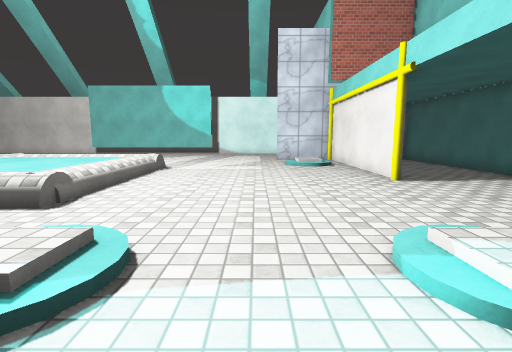
view 1 (above)

19 first-person views from a walk through a scene from a Unity 3-D project. The camera is 1.2 m above the floor, tilts 8° down and sees 85° across. The floor is counted in squares, 1 m on a side. Each view is taken from the middle of a square. On the plan, view 1 faces up. The plan holds only what a view shows up to about 13 squares ahead; the rest is blank. The place goes on beyond the plan. The player is left out. Surface patterns are stand-ins for the level's own textures.

view 2
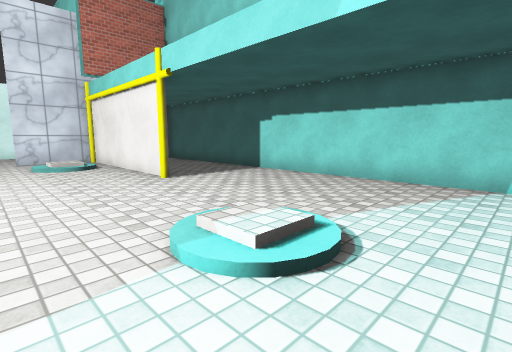

view 3
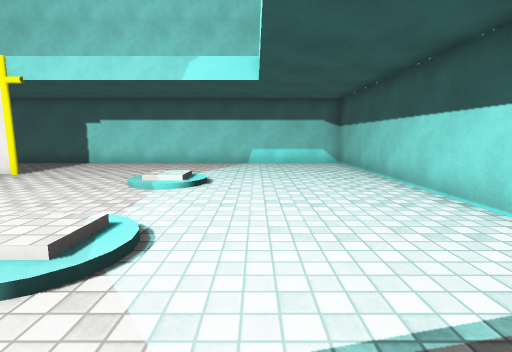

view 4
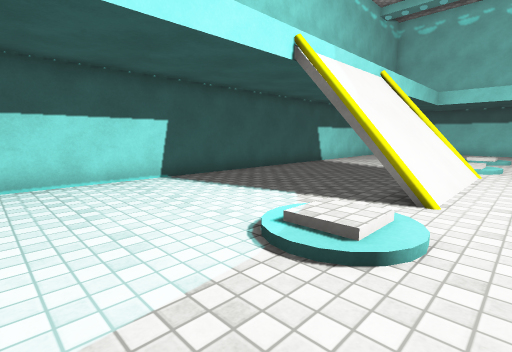

view 5
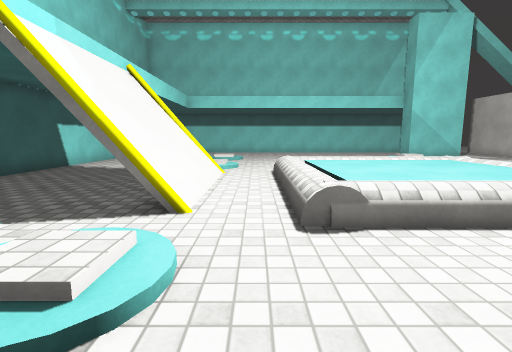

view 6
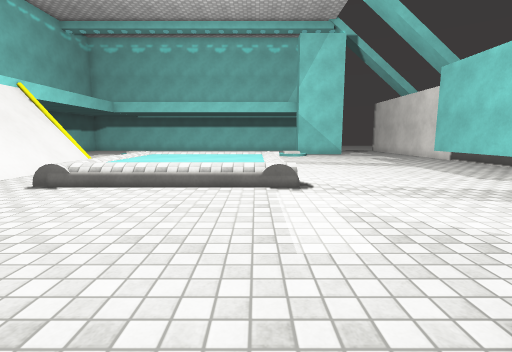

view 7
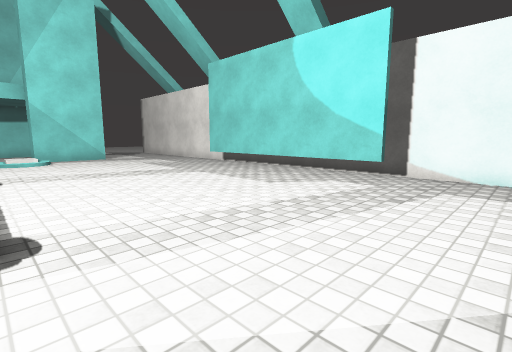

view 8
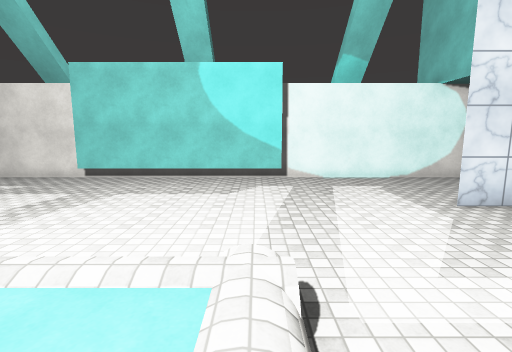

view 9
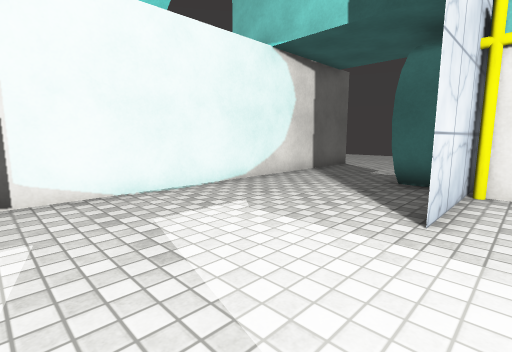

view 10
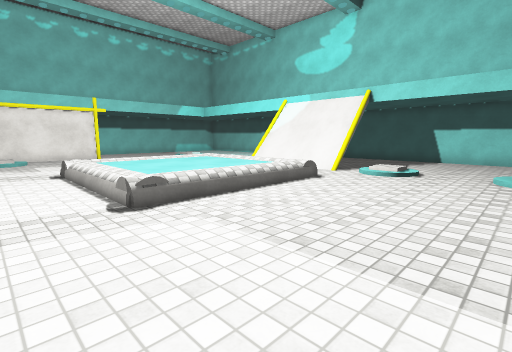

view 11
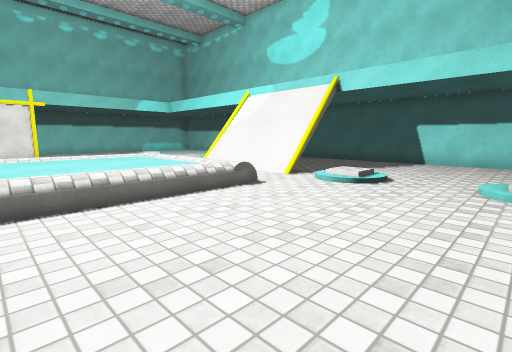

view 12
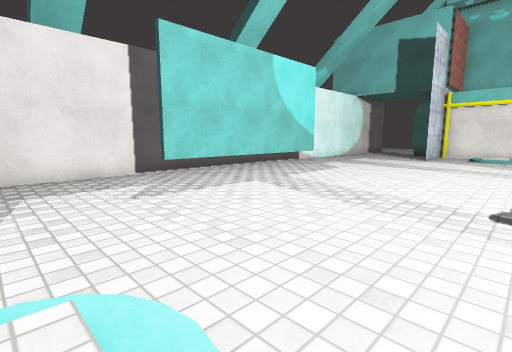

view 13
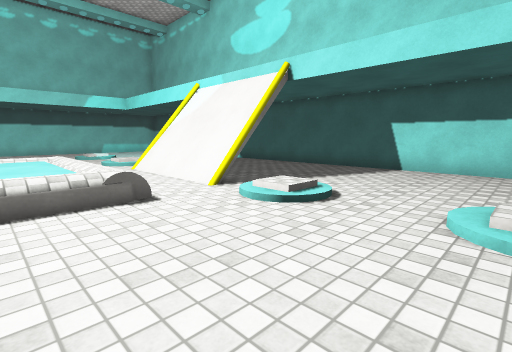

view 14
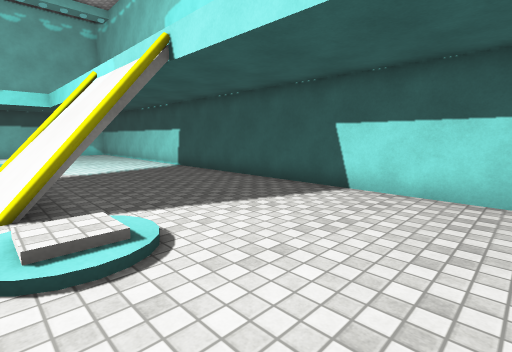

view 15
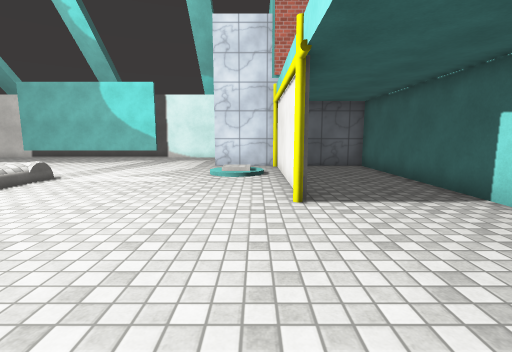

view 16
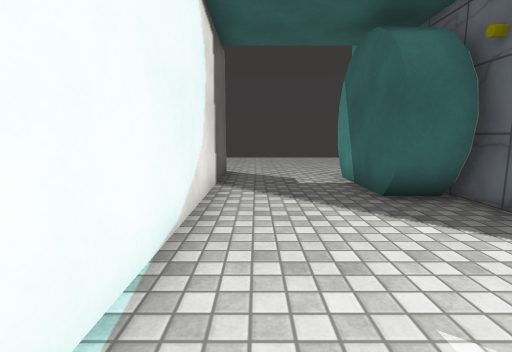

view 17
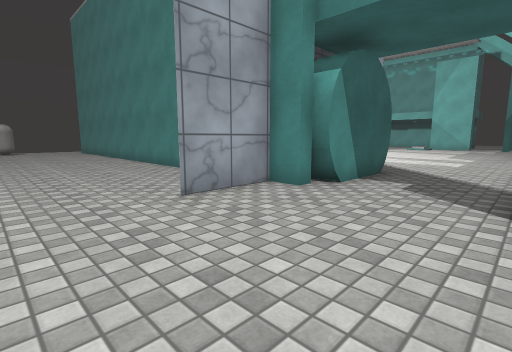

view 18
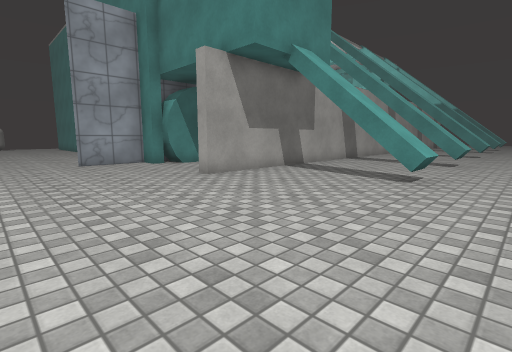

view 19
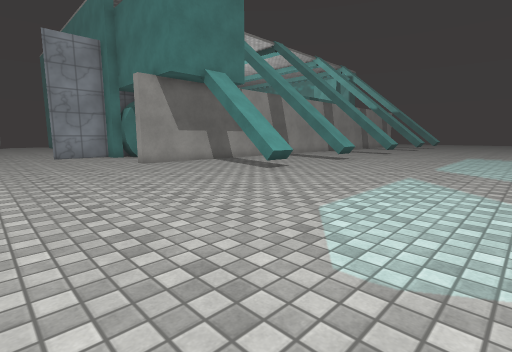

### Floor plan
Key: @ floor where view 1 was taken; # wall or solid block; x gap in a wall; . main floor; : floor 0.25 m higher than the main floor; + floor 0.5 m higher than the main floor; / step, stairs or slope; = window, fence, low wall or low ledge; ^ raised ledge; C yellow cylinder; T thing the floor can be seen under or through.
Columns run from 15 left of view 1 to 14 right of it. Each row starts with its distance up from view 1.
 33                   .......... .
 32              ................
 31              .................
 30               ................
 29                ...............
 28                 ..............
 27              .................
 26              ..^^...^^........
 25               .x^... T........
 24                ..... T........
 23                 ..............
 22                  .............
 21                   ............
 20 ########################......
 19 ....#########.................
 18 ..............................
 17 ..............................
 16 ...................#####......
 15 .................##########...
 14 ...................#...#  ....
 13 /................ /#...# .....
 12  /............... /#...#......
 11 .....//::::/.......#...#......
 10 ...../+++++/.......#...#......
  9 ......+++++/.......#...#......
  8 ......+++++/.......C...#.....
  7 ......+++++/...........#.....
  6 ......+++++/...........# ....
  5 .....///////...........#  ...
  4 .......................#   ..
  3 /..//.=#....//.../ ....#
  2  /./ /######///..//....#
  1 ......######...........#
  0 ...............@.......#
 -1 .......................#
 -2 .......................#
 -3 .......................#
 -4 ########################

Where each view was taken, in squares from view 1:
view 1: 0 up, 0 right, facing up
view 2: 0 up, 0 right, facing up-right
view 3: 0 up, 5 left, facing right
view 4: 4 up, 1 right, facing down-left
view 5: 4 up, 0 right, facing left
view 6: 10 up, 3 right, facing left
view 7: 11 up, 0 right, facing up-left
view 8: 8 up, 4 left, facing up
view 9: 14 up, 3 left, facing up-right
view 10: 13 up, 15 left, facing down-right
view 11: 10 up, 15 left, facing down-right
view 12: 11 up, 15 left, facing up-right
view 13: 7 up, 15 left, facing down-right
view 14: 3 up, 15 left, facing down-right
view 15: 2 up, 3 right, facing up
view 16: 19 up, 1 left, facing right
view 17: 20 up, 14 right, facing down-left
view 18: 28 up, 14 right, facing down-left
view 19: 33 up, 14 right, facing down-left
